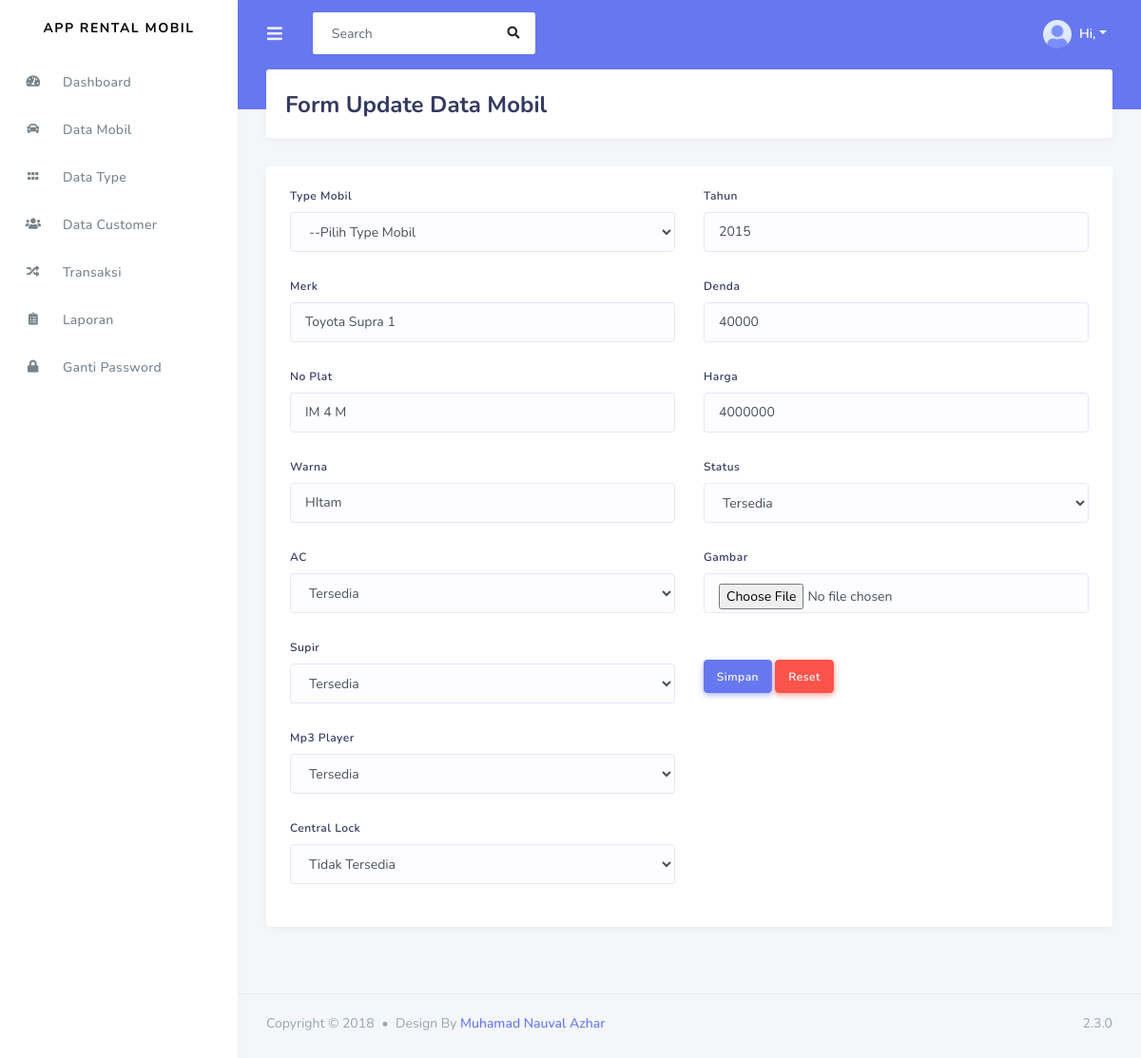
/admin/data_mobil/update_mobil/2, run on the app's committed database.
### tables this page shows
CREATE TABLE `mobil` (
  `id_mobil` int(11) NOT NULL,
  `kode_type` varchar(50) NOT NULL,
  `merk` varchar(100) NOT NULL,
  `no_plat` varchar(50) NOT NULL,
  `warna` varchar(30) NOT NULL,
  `tahun` varchar(4) NOT NULL,
  `status` varchar(50) NOT NULL,
  `harga` int(11) NOT NULL,
  `denda` int(11) NOT NULL,
  `ac` int(11) NOT NULL,
  `supir` int(11) NOT NULL,
  `mp3_player` int(11) NOT NULL,
  `central_lock` int(11) NOT NULL,
  `gambar` varchar(255) NOT NULL
);

### application/controllers/admin/Data_mobil.php (called while the page is built, shortened)
<?php
class Data_mobil extends CI_Controller{
    public function update_mobil($id){
        $data['mobil'] = $this->db->query("SELECT * FROM mobil mb, type tp WHERE mb.kode_type = tp.kode_type
        AND mb.id_mobil = '$id'")->result();
        $data['type'] = $this->rental_model->get_data('type')->result();
        $this->load->view('templates_admin/header');
        $this->load->view('templates_admin/sidebar');
        $this->load->view('admin/form_update_mobil', $data);
        $this->load->view('templates_admin/footer');
    }
}
?>

### index.php (called while the page is built, shortened)
<?php
require_once BASEPATH.'core/CodeIgniter.php';

### application/views/admin/form_update_mobil.php (the view, shortened to what this page needs)
<div class="main-content">
    <section class="section">
        <div class="section-header">
            <h1>Form Update Data Mobil</h1>
        </div>
        <div class = "card">
            <div class = "card-body">
            <?php foreach ($mobil as $mb) : ?>
            <form method="POST" action ="<?php echo base_url('admin/data_mobil/update_mobil_aksi')?>" enctype = "multipart/form-data">
                <div class = "row">
                    <div class = "col-md-6">
                        <div class = "form-group">
                            <label>Type Mobil</label>
                            <select name="kode_type" id="" class = "form-control">
                                <option value="<?php echo $mb->kode_type?> ">--Pilih Type Mobil</option>
                            </select>
                        </div>
                        <div class = "form-group">
                            <label for="">Merk</label>
                            <input type="text" name = "merk" value = "<?php echo $mb->merk?> " class = "form-control">
                        </div>
                        <div class = "form-group">
                            <label for="">No Plat</label>
                            <input type="text" name = "no_plat" value = "<?php echo $mb->no_plat?>" class = "form-control">
                        </div>
                        <div class = "form-group">
                            <label for="">Warna</label>
                            <input type="text" name = "warna" class = "form-control" value = "<?php echo $mb->warna?>">
                        </div>
                         <div class = "form-group">
                            <label for="">AC</label>
                            <select name="ac" class = "form-control">
                                <option <?php if($mb->ac == "1"){echo "selected='selected'";} echo $mb->ac;?> value = "1">Tersedia</option>
                            </select>
                        </div>
                        <div class = "form-group">
                            <label for="">Supir</label>
                            <select name="supir" class = "form-control">
                                <option <?php if($mb->supir == "1"){echo "selected='selected'";} echo $mb->supir;?> value = "1">Tersedia</option>
                            </select>
                        </div>
                        <div class = "form-group">
                            <label for="">Mp3 Player</label>
                            <select name="mp3_player" class = "form-control">
                                <option <?php if($mb->mp3_player == "1"){echo "selected='selected'";} echo $mb->mp3_player;?> value = "1">Tersedia</option>
                            </select>
                        </div>
                        <div class = "form-group">
                            <label for="">Central Lock</label>
                            <select name="central_lock" class = "form-control">
                                <option <?php if($mb->central_lock == "0"){echo "selected='selected'";} echo $mb->central_lock;?> value = "0">Tidak Tersedia</option>
                            </select>
                        </div>
                    </div>
                    <div class = "col-md-6">
                        <div class = "form-group">
                            <label for="">Tahun</label>
                            <input type="text" name = "tahun" value = "<?php echo $mb->tahun?> "class = "form-control">
                        </div>
                        <div class = "form-group">
                            <label for="">Denda</label>
                            <input type="text" name = "denda" value = "<?php echo $mb->denda?> "class = "form-control">
                        </div>
                        <div class = "form-group">
                            <label for="">Harga</label>
                            <input type="text" name = "harga" value = "<?php echo $mb->harga?> "class = "form-control">
                        </div>
                        <div class = "form-group">
                            <label for="">Status</label>
                            <select name="status" class = "form-control">
                                <option <?php if($mb->status == "1"){echo "selected='selected'";} echo $mb->status;?> value = "1">Tersedia</option>
                            </select>
                        </div>
                        <div class = "form-group">
                            <label for="">Gambar</label>
                            <input type="file" name = "gambar" class = "form-control" value = "<?php echo $mb->gambar?>">
                        </div>
                        <button type = "submit" class = "btn btn-primary mt-4">Simpan</button>
                        <button type = "reset" class = "btn btn-danger mt-4">Reset</button>
                    </div>
                </div>
            </form>
            <?php endforeach; ?>
            </div>
        </div>
    </section>
</div>

### data on the page
mobil: merk "Toyota Supra 1", no_plat "IM 4 M", warna "HItam", ac "Tersedia", supir "Tersedia", mp3_player "Tersedia", central_lock "Tidak Tersedia", tahun "2015", denda "40000", harga "4000000", status "Tersedia"
